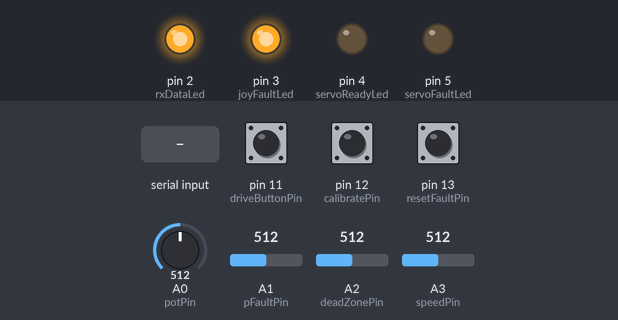
Bench run of a sketch on a simulated Arduino Uno, built with avr-gcc and run on an emulated ATmega328P. Parts: output pins drawn as LEDs (lit = HIGH). Inputs (shaded band) come from the test bench; at power-on: pin 12 (calibratePin) HIGH, A0 (potPin) = 512, pin 11 (driveButtonPin) HIGH, pin 13 (resetFaultPin) HIGH, A1 (pFaultPin) = 512, A2 (deadZonePin) = 512, A3 (speedPin) = 512. What the sketch prints to the serial monitor is not drawn.

Above: at 1.2 s.
1.3 s: "90,45\n" received over Serial
At 1.37 s:
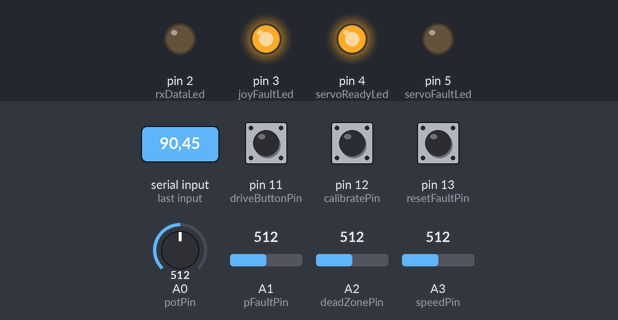
2.9 s: pin 12 (calibratePin) pulled LOW for 0.15 s
At 3.7 s:
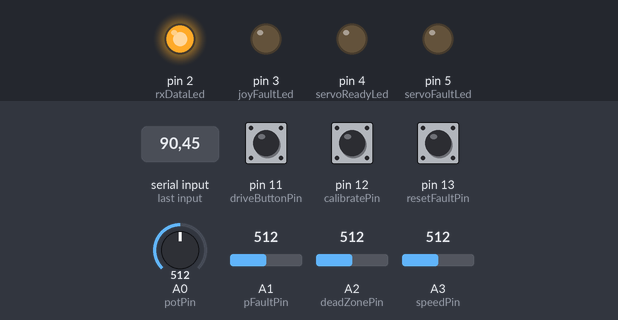
4.5 s: "30,150\n" received over Serial
At 4.57 s:
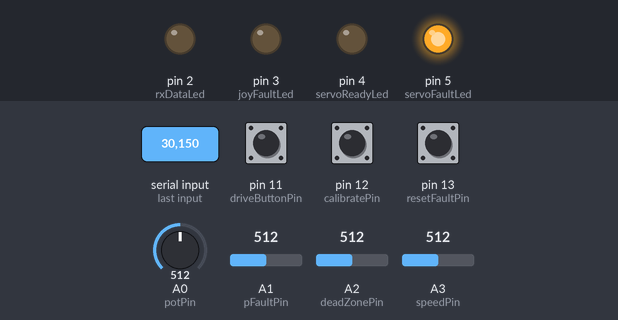
6.1 s: "5\n" received over Serial
At 6.16 s:
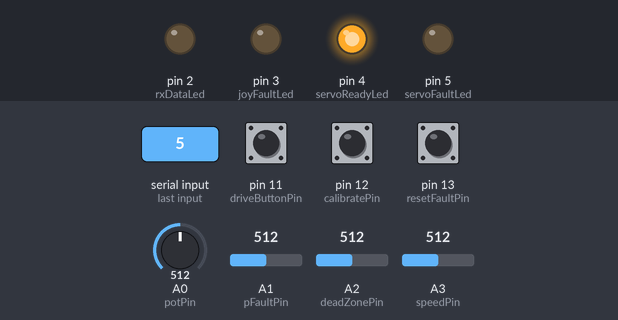
7.7 s: "200\n" received over Serial
At 7.76 s:
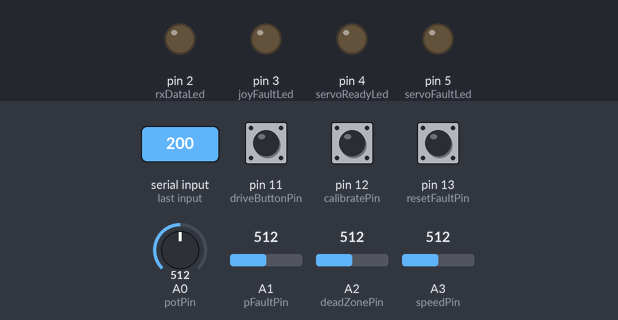
9.3 s: A0 (potPin) set to 490
At 10.2 s:
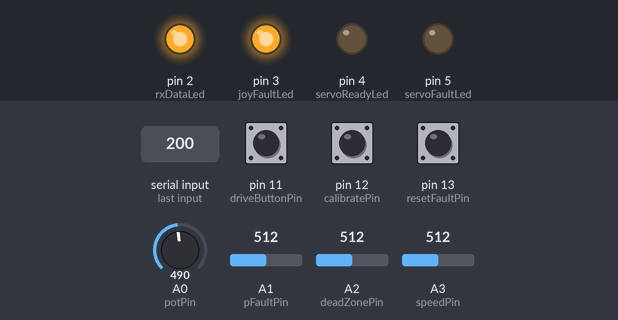
Timing chart, 0 to 11.8 s (numbered marks = the images above; inputs shaded):
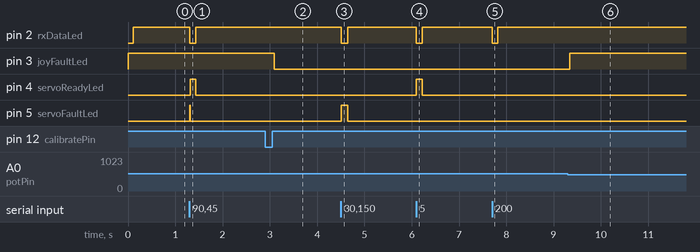

Measured:
- the behaviour switches between 500 and 499 on A0 (potPin) (found by bisection; images 5 and 6)
- after the input at 1.3 s, pin 2 (rxDataLed): HIGH → LOW at once, → HIGH 0.13 s later; pin 4 (servoReadyLed): LOW → HIGH at once, → LOW 0.12 s later; pin 5 (servoFaultLed): LOW → HIGH at once, → LOW 0.01 s later
- after the input at 2.9 s, pin 3 (joyFaultLed): HIGH → LOW after 0.19 s
- after the input at 4.5 s, pin 2 (rxDataLed): HIGH → LOW at once, → HIGH 0.13 s later; pin 5 (servoFaultLed): LOW → HIGH at once, → LOW 0.13 s later
- after the input at 6.1 s, pin 2 (rxDataLed): HIGH → LOW at once, → HIGH 0.12 s later; pin 4 (servoReadyLed): LOW → HIGH at once, → LOW 0.12 s later
- after the input at 7.7 s, pin 2 (rxDataLed): HIGH → LOW at once, → HIGH 0.12 s later
- after the input at 9.3 s, pin 3 (joyFaultLed): LOW → HIGH at once

The sketch:

vincha_joy.ino
```cpp
//#define debug

#define outMax 512
#define outMin 1
#define slopeRange 10
#define deadBandRange 250

#define potLowFault 6
#define potHiFault 1015

#define faultLow 6
#define faultHi 1015

#define serialTimeout 10
#define parseErrorTreshold 5

#define servoFaultLed 5
#define servoReadyLed 4
#define joyFaultLed 3
#define rxDataLed 2

#define potPin A0
#define pFaultPin A1
#define deadZonePin A2
#define speedPin A3

#define resetFaultPin 13
#define calibratePin 12
#define driveButtonPin 11

#define joyReady -1
#define resetFault -2
#define joyFault -4

#include "Button.h"

//#ifdef debug
//#include <SoftwareSerial.h>
//SoftwareSerial mySerial(6, 7); // RX, TX
//#endif

Button calibrateButton = Button(calibratePin, PULLUP);
Button faultResetButton = Button(resetFaultPin, PULLUP);
Button driveButton = Button(driveButtonPin, PULLUP);

int calMin = 500;
int calMax = 500;
int calMid = 500;

int deadBand = 50;
int slope = 1;
int pot;
int fault;
int out = 0;
int indata;
bool doCalibrate = true;
bool lockCalibrate = true;

void calibratePot() {
  pot = analogRead(potPin);
  fault = analogRead(pFaultPin);
  out = joyReady;

  if (doCalibrate) {
    digitalWrite(joyFaultLed, HIGH);
  } else {
    digitalWrite(joyFaultLed, LOW);
  }
  if (calibrateButton.uniquePress()) {
    //detect 1st calibrate press
    calMin = 500;
    calMax = 500;
    calMid = 500;
  }
  if (calibrateButton.stateChanged() && !calibrateButton.isPressed()) {
    // detect calibrate button release
    // calibrate complete
    calMid = pot;
    doCalibrate = false;
    lockCalibrate = false;
  }
  if (calibrateButton.isPressed()) {
    //calibrate while calibrate button is pressed
    if (pot < calMin) calMin = pot;
    if (pot > calMax) calMax = pot;
  }

  if (faultResetButton.isPressed()) {
    out = resetFault;
  }
  parseSerial();
}

uint16_t countParseError;
static bool parserState=false;

void parseSerial(){

  indata=abs(Serial.parseInt());

  if (indata==0){
    countParseError++;
  } else {
    parserState=true;
    countParseError=0;
    digitalWrite(rxDataLed,LOW);
  }

  if (countParseError>parseErrorTreshold) {
    parserState=false;
    digitalWrite(rxDataLed,HIGH);
  } else {
    parserState=true;
    digitalWrite(rxDataLed,LOW);
  }

  if (parserState && (countParseError==0)){
    if (bitRead(indata,0)){
      digitalWrite(servoReadyLed,HIGH);
    } else {
      digitalWrite(servoReadyLed,LOW);
    }

    if (bitRead(indata,1)){
      digitalWrite(servoFaultLed,HIGH);
    } else {
      digitalWrite(servoFaultLed,LOW);
    }
  }
  if (!parserState) {
    digitalWrite(servoReadyLed,LOW);
    digitalWrite(servoFaultLed,LOW);
  }
//  if (bitRead(indata,0) && parserState){
//    digitalWrite(servoReadyLed,HIGH);
//  } else {
//    digitalWrite(servoReadyLed,LOW);
//  }
//
//  if (bitRead(indata,1) && parserState){
//    digitalWrite(servoFaultLed,HIGH);
//  } else {
//    digitalWrite(servoFaultLed,LOW);
//  }

//  if (bitRead(indata,3) && parserState){
//    digitalWrite(rxDataLed,LOW);
//  } else {
//    digitalWrite(rxDataLed,HIGH);
//  }

}
void setup() {
  Serial.begin(38400);
  Serial.setTimeout(serialTimeout);

//#ifdef debug
//  mySerial.begin(1200);
//#endif

  pinMode(servoFaultLed, OUTPUT);
  pinMode(servoReadyLed, OUTPUT);
  pinMode(joyFaultLed, OUTPUT);
  pinMode(rxDataLed, OUTPUT);

  doCalibrate = true;
  lockCalibrate = true;
  Serial.println(out);
}

int slopeTmp;

void loop() {
  deadBand = map(analogRead(deadZonePin), 0, 1024, 10, deadBandRange + 1);
  slope = map(analogRead(speedPin), 0, 1024, 1, slopeRange + 1);
  slopeTmp = outMax / (2 * slope);

  calibratePot();
  if ((pot < calMin) || (pot > calMax)) {
    doCalibrate = true;
  }
  if (!lockCalibrate) {
    if ((pot < potLowFault) || (pot > potHiFault) || (fault > faultHi) || (fault < faultLow) ) {
      // Hardware fault
      out = joyFault;
    } else if (!driveButton.isPressed()) {
      // Drive button released
      //out = joyReady;
    } else {
      // Joystick is ready to go
      // process data
      if ((pot < (calMid - deadBand)) || (pot > (calMid + deadBand))) {
        // joustick in active area
        // calculate data
        if ((pot < (calMid - deadBand))) {
          // Joystick in active mode lower part
          //out = map(pot, calMin, calMid - deadBand, outMin , outMax / 2);
          out = map(pot, calMin, calMid - deadBand, outMax / 2 - slopeTmp + 1 , outMax / 2);
        } else if ((pot > (calMid + deadBand))) {
          // Joystick in active mode upper part
          //out = map(pot, calMid + deadBand, calMax, outMax / 2, outMax );
          out = map(pot, calMid + deadBand, calMax, outMax / 2, outMax / 2 + slopeTmp - 1 );
        }
      } else {
        //in deadBand. stop motion
        out = joyReady;
      }
    }
  }
  Serial.println(out);
#ifdef debug
  Serial.println(countParseError);
  //mySerial.println(countParseError);
#endif
  delay(10);

}
```

Button.cpp
```cpp
// (licence header left out)
//include the class definition
#include "Button.h"

/*
|| <<constructor>>
|| @parameter buttonPin sets the pin that this switch is connected to
|| @parameter buttonMode indicates PULLUP or PULLDOWN resistor
*/
Button::Button(uint8_t buttonPin, uint8_t buttonMode){
	this->pin=buttonPin;
    pinMode(pin,INPUT);
	buttonMode==PULLDOWN ? pulldown() : pullup();
    state = 0;
    bitWrite(state,CURRENT,!mode);
}

/*
|| Set pin HIGH as default
*/
void Button::pullup(void){
	mode=PULLUP;
	digitalWrite(pin,HIGH);
}

/*
|| Set pin LOW as default
*/
void Button::pulldown(void){
	mode=PULLDOWN;
	//digitalWrite(pin,LOW);
}

/*
|| Return the bitWrite(state,CURRENT, of the switch
*/
bool Button::isPressed(void){
    bitWrite(state,PREVIOUS,bitRead(state,CURRENT));
    if (digitalRead(pin) == mode){
        bitWrite(state,CURRENT,false);
    } else {
        bitWrite(state,CURRENT,true);
    }
    if (bitRead(state,CURRENT) != bitRead(state,PREVIOUS)){
        bitWrite(state,CHANGED,true);
    }else{
        bitWrite(state,CHANGED,false);
    }
	return bitRead(state,CURRENT);
}

/*
|| Return true if the button has been pressed
*/
bool Button::wasPressed(void){
  return bitRead(state,CURRENT);
/*
    if (bitRead(state,CURRENT)){
        return true;
    } else {
        return false;
    }
*/
}

/*
|| Return true if state has been changed
*/
bool Button::stateChanged(void){
    return bitRead(state,CHANGED);
/*
    if (bitRead(state,CHANGED)){
        return true;
    } else {
        return false;
    }
*/
}

/*
|| Return true if the button is pressed, and was not pressed before
*/
bool Button::uniquePress(void){
    return (isPressed() && stateChanged());
}

/*
|| @changelog
|| | 2009-05-05 - Alexander Brevig : Added uniquePress()
|| | 2009-04-24 - Alexander Brevig : Added wasPressed()
|| | 2009-04-12 - Alexander Brevig : Added constructor
|| |                                 Shortened logic
|| | 2009-04-10 - Alexander Brevig : Namechange from Switch
|| | 2009-04-07 - Alexander Brevig : Altered API
|| | 2008-10-23 - Alexander Brevig : Initial Release
|| | 2008-10-22 - Alexander Brevig : Class implemented
|| #
*/
```

Button.h
```cpp
// (licence header left out)
#ifndef BUTTON_H
#define BUTTON_H

#include <Arduino.h>

#define PULLUP HIGH
#define PULLDOWN LOW

#define CURRENT 0
#define PREVIOUS 1
#define CHANGED 2

class Button{
  public:
    Button(uint8_t buttonPin, uint8_t buttonMode=PULLDOWN);
    void pullup();
    void pulldown();
    bool isPressed();
    bool wasPressed();
    bool stateChanged();
	bool uniquePress();
  private:
    uint8_t pin;
    uint8_t mode;
    uint8_t state;
};

#endif

/*
|| @changelog
|| | 1.6 2009-05-05 - Alexander Brevig : Added uniquePress, it returns true if the state has changed AND the button is pressed
|| | 1.5 2009-04-24 - Alexander Brevig : Added stateChanged, @contribution http://www.arduino.cc/cgi-bin/yabb2/YaBB.pl?action=viewprofile;username=klickadiklick
|| | 1.4 2009-04-24 - Alexander Brevig : Added wasPressed, @contribution http://www.arduino.cc/cgi-bin/yabb2/YaBB.pl?action=viewprofile;username=klickadiklick
|| | 1.3 2009-04-12 - Alexander Brevig : Added constructor with one parameter Button(uint8_t buttonPin)
|| | 1.2 2009-04-10 - Alexander Brevig : Namechange from Switch to Button
|| | 1.1 2009-04-07 - Alexander Brevig : Altered API
|| | 1.0 2008-10-23 - Alexander Brevig : Initial Release
|| #
*/
```
